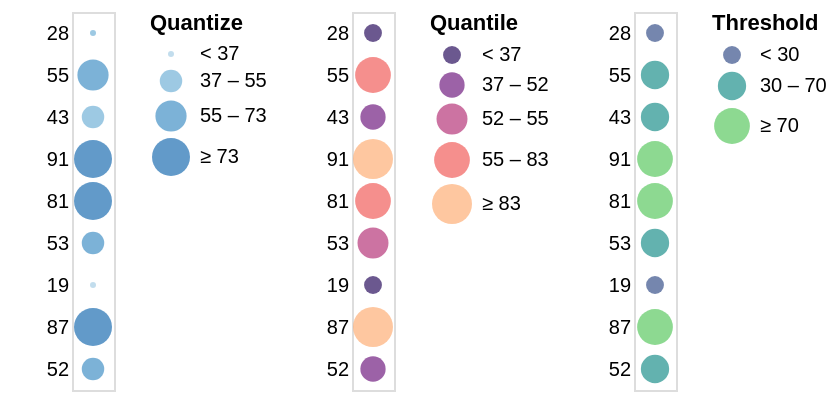

Here is the Vega-Lite specification saved for this chart:
### Vega specification from a JSON file in a GitHub repository (floating-point values rounded to 4 significant figures)
{"$schema": "https://vega.github.io/schema/vega/v4.json", "description": "Horizontally concatenated charts that show different types of discretizing scales.", "autosize": "pad", "padding": 5, "data": [{"name": "source_0", "values": [{"a": "A", "b": 28}, {"a": "B", "b": 55}, {"a": "C", "b": 43}, {"a": "D", "b": 91}, {"a": "E", "b": 81}, {"a": "F", "b": 53}, {"a": "G", "b": 19}, {"a": "H", "b": 87}, {"a": "I", "b": 52}]}], "signals": [{"name": "concat_0_width", "value": 21}, {"name": "concat_0_y_step", "value": 21}, {"name": "concat_0_height", "update": "bandspace(domain('concat_0_y').length, 1, 0.5) * concat_0_y_step"}, {"name": "concat_1_width", "value": 21}, {"name": "concat_1_y_step", "value": 21}, {"name": "concat_1_height", "update": "bandspace(domain('concat_1_y').length, 1, 0.5) * concat_1_y_step"}, {"name": "concat_2_width", "value": 21}, {"name": "concat_2_y_step", "value": 21}, {"name": "concat_2_height", "update": "bandspace(domain('concat_2_y').length, 1, 0.5) * concat_2_y_step"}], "layout": {"padding": {"row": 10, "column": 10}, "bounds": "full", "align": "each"}, "marks": [{"type": "group", "name": "concat_0_group", "style": "cell", "encode": {"update": {"width": {"signal": "concat_0_width"}, "height": {"signal": "concat_0_height"}}}, "marks": [{"name": "concat_0_marks", "type": "symbol", "style": ["circle"], "from": {"data": "source_0"}, "encode": {"update": {"opacity": {"value": 0.7}, "fill": [{"test": "datum[\"b\"] === null || isNaN(datum[\"b\"])", "value": null}, {"scale": "concat_0_color", "field": "b"}], "tooltip": {"signal": "{\"b\": ''+datum[\"b\"], \"Quantize\": format(datum[\"b\"], \"\")}"}, "x": {"signal": "concat_0_width", "mult": 0.5}, "y": {"scale": "concat_0_y", "field": "b"}, "size": {"scale": "concat_0_size", "field": "b"}, "shape": {"value": "circle"}}}}], "axes": [{"scale": "concat_0_y", "orient": "left", "grid": false, "domain": false, "ticks": false, "zindex": 1}], "legends": [{"title": "Quantize", "fill": "concat_0_color", "gradientLength": {"signal": "clamp(concat_0_height, 100, 200)"}, "encode": {"symbols": {"update": {"shape": {"value": "circle"}, "opacity": {"value": 0.7}}}}, "size": "concat_0_size"}]}, {"type": "group", "name": "concat_1_group", "style": "cell", "encode": {"update": {"width": {"signal": "concat_1_width"}, "height": {"signal": "concat_1_height"}}}, "marks": [{"name": "concat_1_marks", "type": "symbol", "style": ["circle"], "from": {"data": "source_0"}, "encode": {"update": {"opacity": {"value": 0.7}, "fill": [{"test": "datum[\"b\"] === null || isNaN(datum[\"b\"])", "value": null}, {"scale": "concat_1_color", "field": "b"}], "tooltip": {"signal": "{\"b\": ''+datum[\"b\"], \"Quantile\": format(datum[\"b\"], \"d\")}"}, "x": {"signal": "concat_1_width", "mult": 0.5}, "y": {"scale": "concat_1_y", "field": "b"}, "size": {"scale": "concat_1_size", "field": "b"}, "shape": {"value": "circle"}}}}], "axes": [{"scale": "concat_1_y", "orient": "left", "grid": false, "domain": false, "ticks": false, "zindex": 1}], "legends": [{"format": "d", "title": "Quantile", "fill": "concat_1_color", "gradientLength": {"signal": "clamp(concat_1_height, 100, 200)"}, "labelOverlap": "greedy", "encode": {"symbols": {"update": {"shape": {"value": "circle"}, "opacity": {"value": 0.7}}}}, "size": "concat_1_size"}]}, {"type": "group", "name": "concat_2_group", "style": "cell", "encode": {"update": {"width": {"signal": "concat_2_width"}, "height": {"signal": "concat_2_height"}}}, "marks": [{"name": "concat_2_marks", "type": "symbol", "style": ["circle"], "from": {"data": "source_0"}, "encode": {"update": {"opacity": {"value": 0.7}, "fill": [{"test": "datum[\"b\"] === null || isNaN(datum[\"b\"])", "value": null}, {"scale": "concat_2_color", "field": "b"}], "tooltip": {"signal": "{\"b\": ''+datum[\"b\"], \"Threshold\": format(datum[\"b\"], \"\")}"}, "x": {"signal": "concat_2_width", "mult": 0.5}, "y": {"scale": "concat_2_y", "field": "b"}, "size": {"scale": "concat_2_size", "field": "b"}, "shape": {"value": "circle"}}}}], "axes": [{"scale": "concat_2_y", "orient": "left", "grid": false, "domain": false, "ticks": false, "zindex": 1}], "legends": [{"title": "Threshold", "fill": "concat_2_color", "gradientLength": {"signal": "clamp(concat_2_height, 100, 200)"}, "labelOverlap": "greedy", "encode": {"symbols": {"update": {"shape": {"value": "circle"}, "opacity": {"value": 0.7}}}}, "size": "concat_2_size"}]}], "scales": [{"name": "concat_0_y", "type": "point", "domain": {"data": "source_0", "field": "b"}, "range": {"step": {"signal": "concat_0_y_step"}}, "padding": 0.5}, {"name": "concat_0_color", "type": "quantize", "domain": {"data": "source_0", "field": "b"}, "range": {"scheme": "blues", "count": 4}, "zero": true}, {"name": "concat_0_size", "type": "quantize", "domain": {"data": "source_0", "field": "b"}, "range": [9, 126.3, 243.7, 361], "zero": false}, {"name": "concat_1_y", "type": "point", "domain": {"data": "source_0", "field": "b"}, "range": {"step": {"signal": "concat_1_y_step"}}, "padding": 0.5}, {"name": "concat_1_color", "type": "quantile", "domain": {"data": "source_0", "field": "b"}, "range": {"scheme": "magma"}}, {"name": "concat_1_size", "type": "quantile", "domain": {"data": "source_0", "field": "b"}, "range": [80, 160, 240, 320, 400]}, {"name": "concat_2_y", "type": "point", "domain": {"data": "source_0", "field": "b"}, "range": {"step": {"signal": "concat_2_y_step"}}, "padding": 0.5}, {"name": "concat_2_color", "type": "threshold", "domain": [30, 70], "range": {"scheme": "viridis"}}, {"name": "concat_2_size", "type": "threshold", "domain": [30, 70], "range": [80, 200, 320]}], "config": {"axisY": {"minExtent": 30}}}
